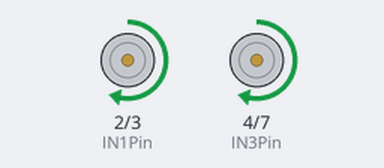
The sketch below on a simulated Arduino Uno, built with avr-gcc and run on an emulated ATmega328P. Shown: motor-driver pin pairs drawn as motors (green arrow = first pin HIGH = forward, orange = second pin HIGH = backward, longer = more drive, scaled by the enable pin).

Above: at 0.7 s.
At 2.2 s:
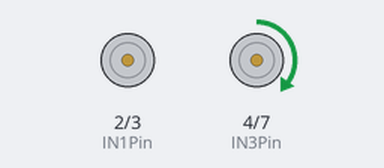
At 4.2 s:
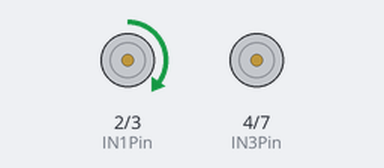
At 5.9 s:
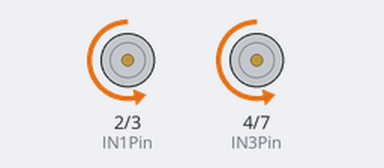
Timing chart, 0 to 8.2 s (numbered marks = the images above):
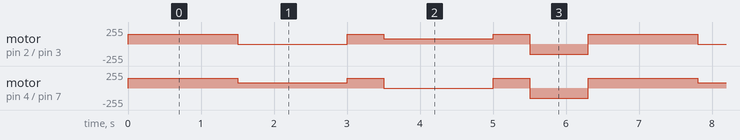

Measured:
- by itself, motor on pin 2 (IN1Pin) / pin 3 (IN2Pin): repeats every 6.3 s: stopped 1.5 s, forward 150/255 0.50 s, forward 80/255 1.5 s, forward 150/255 0.50 s, backward 150/255 0.80 s, forward 150/255 1.5 s
- by itself, motor on pin 4 (IN3Pin) / pin 7 (IN4Pin): repeats every 6.3 s: forward 80/255 1.5 s, forward 150/255 0.50 s, stopped 1.5 s, forward 150/255 0.50 s, backward 150/255 0.80 s, forward 150/255 1.5 s

The sketch:

20221129_UNO_move.ino
```cpp
int IN1Pin =2;
int IN2Pin =3;
int ENAPin =5;

int IN3Pin =4;
int IN4Pin =7;
int ENBPin =6;

void go_left(){
  digitalWrite(IN1Pin,HIGH);
  digitalWrite(IN2Pin,LOW);
  analogWrite(ENAPin, 0);

  digitalWrite(IN3Pin,HIGH);
  digitalWrite(IN4Pin,LOW);
  analogWrite(ENBPin, 80);
}

void go_right(){
  digitalWrite(IN1Pin,HIGH);
  digitalWrite(IN2Pin,LOW);
  analogWrite(ENAPin, 80);

  digitalWrite(IN3Pin,HIGH);
  digitalWrite(IN4Pin,LOW);
  analogWrite(ENBPin, 0);
}

void go_forward(){
digitalWrite(IN1Pin,HIGH);
  digitalWrite(IN2Pin,LOW);
  analogWrite(ENAPin, 150);

  digitalWrite(IN3Pin,HIGH);
  digitalWrite(IN4Pin,LOW);
  analogWrite(ENBPin, 150);
}

void go_reverse(){
digitalWrite(IN2Pin,HIGH);
  digitalWrite(IN1Pin,LOW);
  analogWrite(ENAPin, 150);

  digitalWrite(IN4Pin,HIGH);
  digitalWrite(IN3Pin,LOW);
  analogWrite(ENBPin, 150);
}

void setup() {
  pinMode(IN1Pin,OUTPUT);
  pinMode(IN2Pin,OUTPUT);

  pinMode(IN3Pin,OUTPUT);
  pinMode(IN4Pin,OUTPUT);
}

void loop() {
go_forward();
delay (1500);

go_left();
delay (1500);

go_forward();
delay (500);

go_right();
delay (1500);

go_forward();
delay (500);

go_reverse();
delay (800);
}
```
